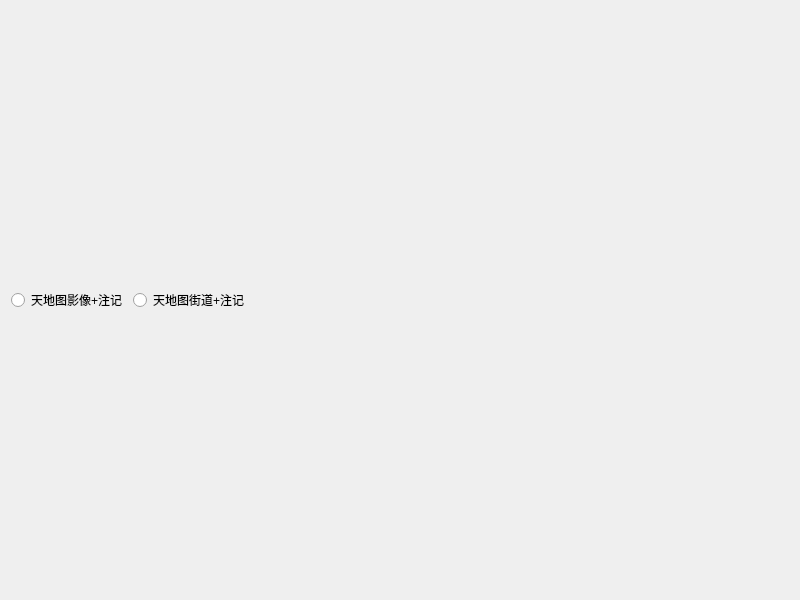
<?xml version="1.0" encoding="UTF-8"?>
<ui version="4.0">
 <class>TiandituDemo</class>
 <widget class="QWidget" name="TiandituDemo">
  <property name="geometry">
   <rect>
    <x>0</x>
    <y>0</y>
    <width>800</width>
    <height>600</height>
   </rect>
  </property>
  <property name="windowTitle">
   <string>QGIS 二次开发：加载天地图数据</string>
  </property>
  <layout class="QVBoxLayout" name="lytMain">
   <item>
    <layout class="QHBoxLayout" name="lytTop">
     <item>
      <widget class="QRadioButton" name="radImg">
       <property name="text">
        <string>天地图影像+注记</string>
       </property>
      </widget>
     </item>
     <item>
      <widget class="QRadioButton" name="radVec">
       <property name="text">
        <string>天地图街道+注记</string>
       </property>
      </widget>
     </item>
     <item>
      <spacer name="horizontalSpacer">
       <property name="orientation">
        <enum>Qt::Horizontal</enum>
       </property>
       <property name="sizeHint" stdset="0">
        <size>
         <width>40</width>
         <height>20</height>
        </size>
       </property>
      </spacer>
     </item>
    </layout>
   </item>
  </layout>
 </widget>
 <resources/>
 <connections/>
</ui>
